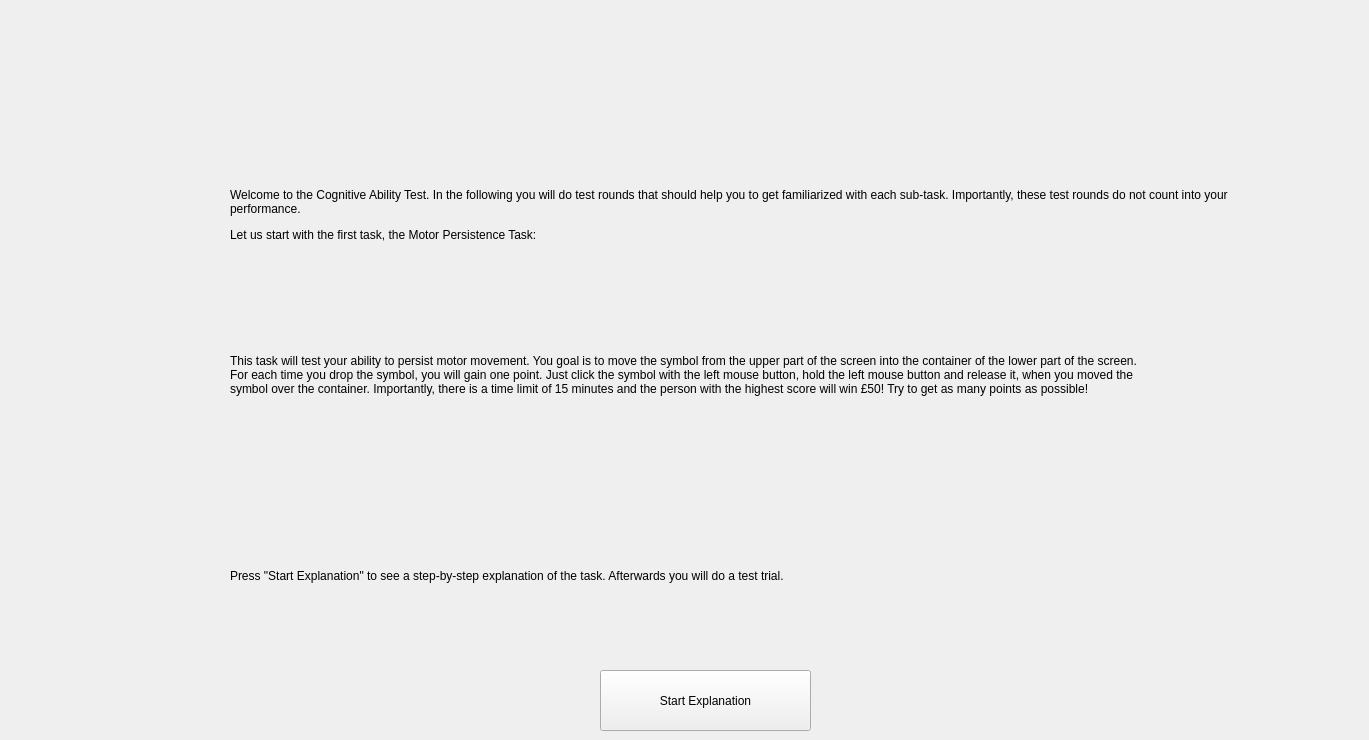
    <widget class="QWidget" name="page_3">
     <widget class="QLabel" name="UCLLogo_3">
      <property name="geometry">
       <rect>
        <x>0</x>
        <y>0</y>
        <width>1360</width>
        <height>100</height>
       </rect>
      </property>
      <property name="text">
       <string/>
      </property>
      <property name="pixmap">
       <pixmap>UCLLogo.jpg</pixmap>
      </property>
      <property name="scaledContents">
       <bool>true</bool>
      </property>
     </widget>
     <widget class="QPushButton" name="StartAnimation">
      <property name="geometry">
       <rect>
        <x>600</x>
        <y>670</y>
        <width>211</width>
        <height>61</height>
       </rect>
      </property>
      <property name="text">
       <string>Start Explanation</string>
      </property>
     </widget>
     <widget class="QLabel" name="GeneralExpl2">
      <property name="geometry">
       <rect>
        <x>230</x>
        <y>540</y>
        <width>1021</width>
        <height>71</height>
       </rect>
      </property>
      <property name="text">
       <string>Press &quot;Start Explanation&quot; to see a step-by-step explanation of the task. Afterwards you will do a test trial.</string>
      </property>
      <property name="wordWrap">
       <bool>true</bool>
      </property>
     </widget>
     <widget class="QLabel" name="page3Expl">
      <property name="geometry">
       <rect>
        <x>230</x>
        <y>260</y>
        <width>921</width>
        <height>231</height>
       </rect>
      </property>
      <property name="text">
       <string>&lt;html&gt;&lt;head/&gt;&lt;body&gt;&lt;p&gt;This task will test your ability to persist motor movement. You goal is to move the symbol from the upper part of the screen into the container of the lower part of the screen. For each time you drop the symbol, you will gain one point. Just click the symbol with the left mouse button, hold the left mouse button and release it, when you moved the symbol over the container. Importantly, there is a time limit of 15 minutes and the person with the highest score will win &lt;span style=&quot; font-family:'Times New Roman,serif';&quot;&gt;£&lt;/span&gt;50! Try to get as many points as possible!&lt;/p&gt;&lt;/body&gt;&lt;/html&gt;</string>
      </property>
      <property name="wordWrap">
       <bool>true</bool>
      </property>
     </widget>
     <widget class="QLabel" name="GeneralExpl">
      <property name="geometry">
       <rect>
        <x>230</x>
        <y>140</y>
        <width>1021</width>
        <height>151</height>
       </rect>
      </property>
      <property name="text">
       <string>&lt;html&gt;&lt;head/&gt;&lt;body&gt;&lt;p&gt;Welcome to the Cognitive Ability Test. In the following you will do test rounds that should help you to get familiarized with each sub-task. Importantly, these test rounds do not count into your performance.&lt;/p&gt;&lt;p&gt;Let us start with the first task, the Motor Persistence Task:&lt;/p&gt;&lt;/body&gt;&lt;/html&gt;</string>
      </property>
      <property name="wordWrap">
       <bool>true</bool>
      </property>
     </widget>
    </widget>
